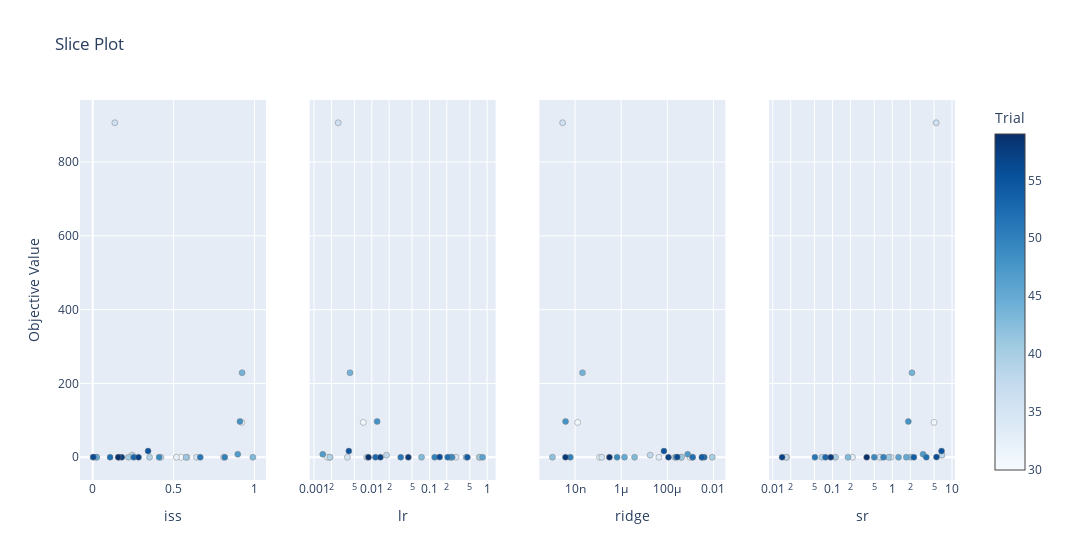

Notebook code cell kept with this figure:
### Code cell
# スライスプロット
optuna.visualization.plot_slice(study)
